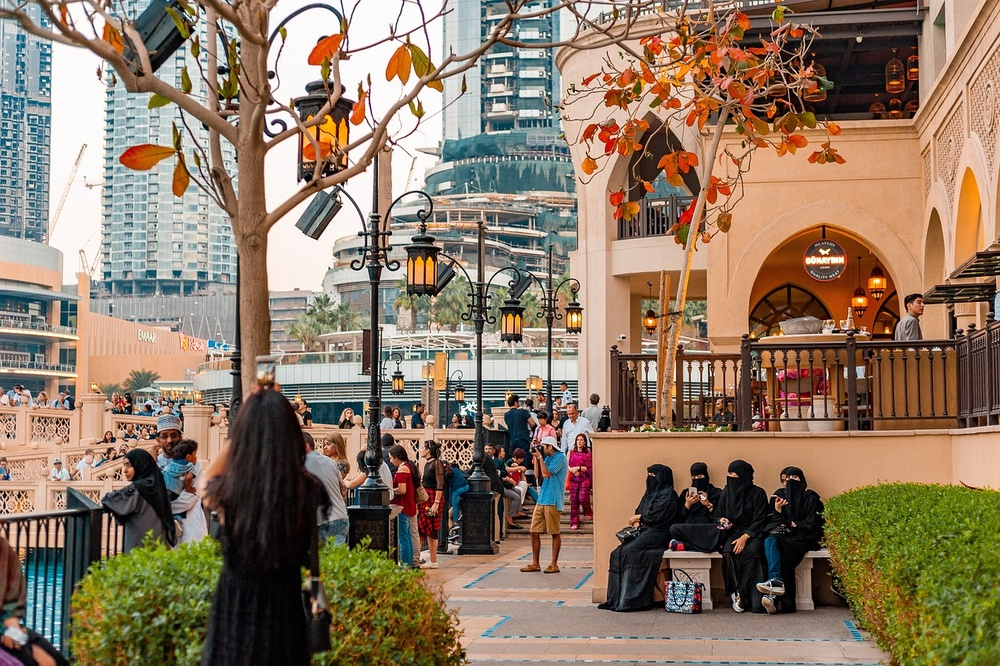
#> input picture photos/pic4.jpg, 1000 x 666 px, shrunk from 1280 x 852 before the run
$ python contour_detection.py
#> lines starting #> are read from the running program, lines starting #| are printed output that depends on the picture; after the words box and inside, x2 and y2 are one past the last pixel; in counts of white or black regions, pixels touching at a corner belong together
import cv2 as cv
import numpy as np
img=cv.imread('photos/pic4.jpg')
#> img is the input picture: shape (666, 1000, 3); mean B, G, R 99.9, 120.6, 140.7

cv.imshow('Cat',img)
# grey image
gray =cv.cvtColor(img,cv.COLOR_BGR2GRAY)
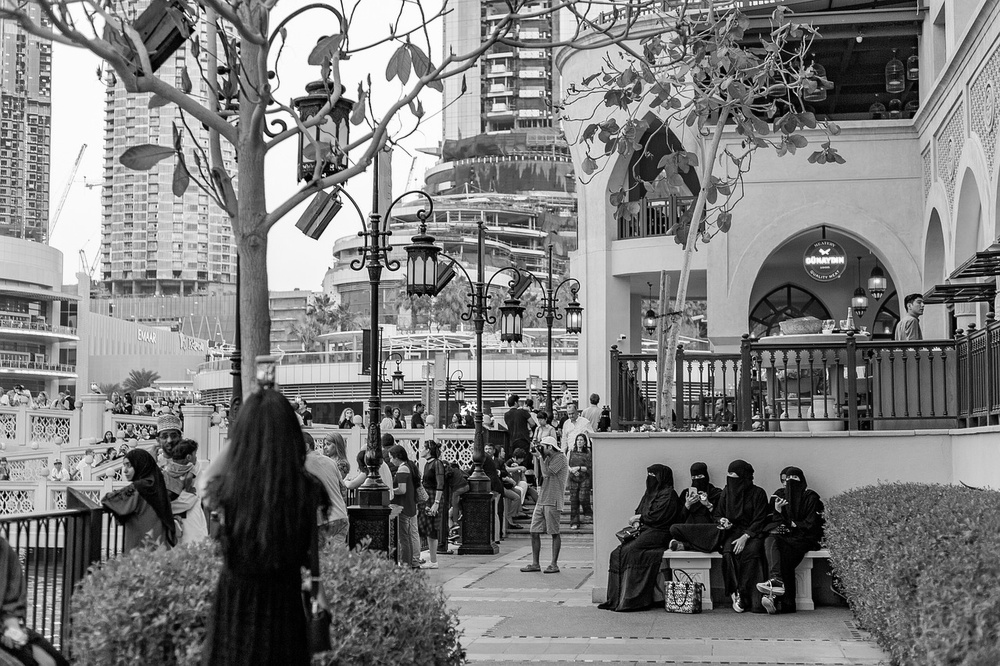
#> gray: shape (666, 1000); min 0, max 255, mean 124.2
# cv.imshow('Grey',gray)


# blur
blur =cv.GaussianBlur(gray,(5,5),cv.BORDER_DEFAULT)
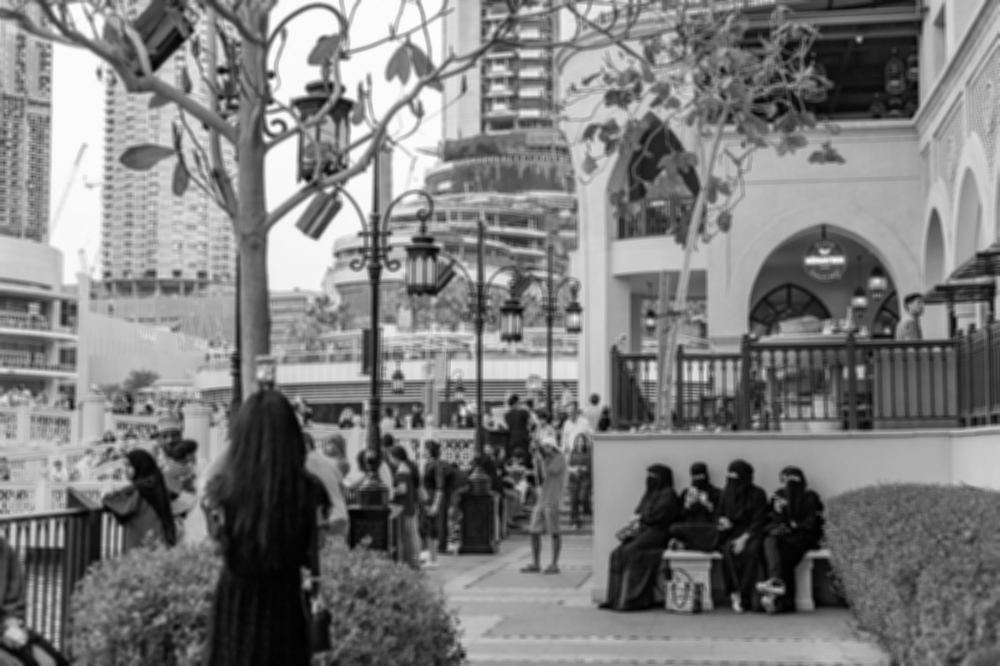
#> blur: shape (666, 1000); min 1, max 252, mean 124.2
# cv.imshow('Blur',blur)

# # create edges
canny =cv.Canny(blur,125,175)
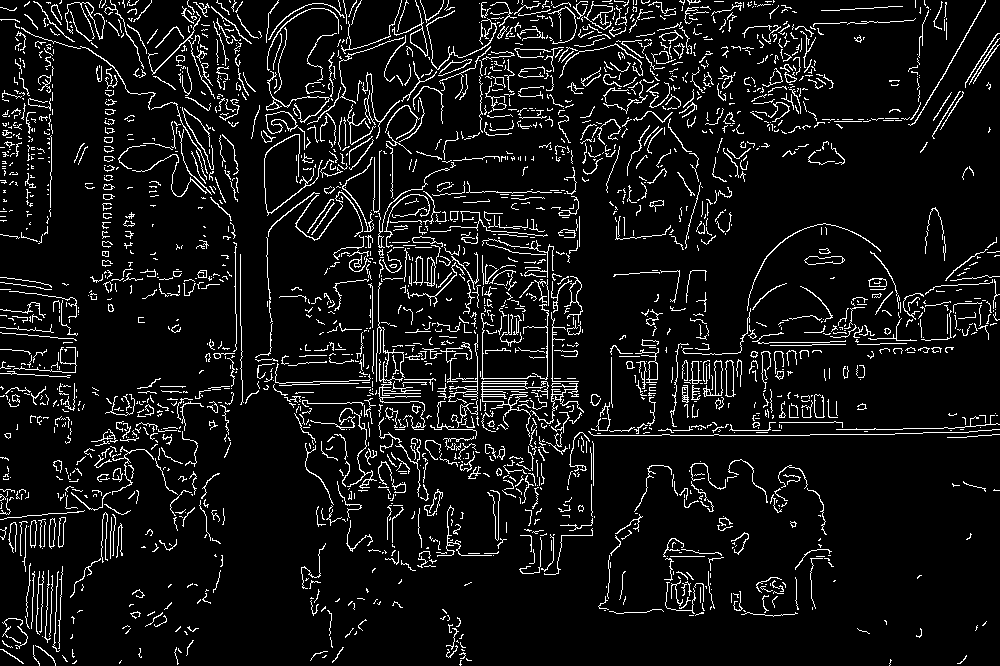
#> canny: shape (666, 1000); 7.9% white in thin lines or dots
# cv.imshow('Canny Edges',canny)

blank =np.zeros(img.shape[:2], dtype='uint8')
cv.imshow('Blank',blank)


ret,thresh = cv.threshold(gray,125,255, cv.THRESH_BINARY)
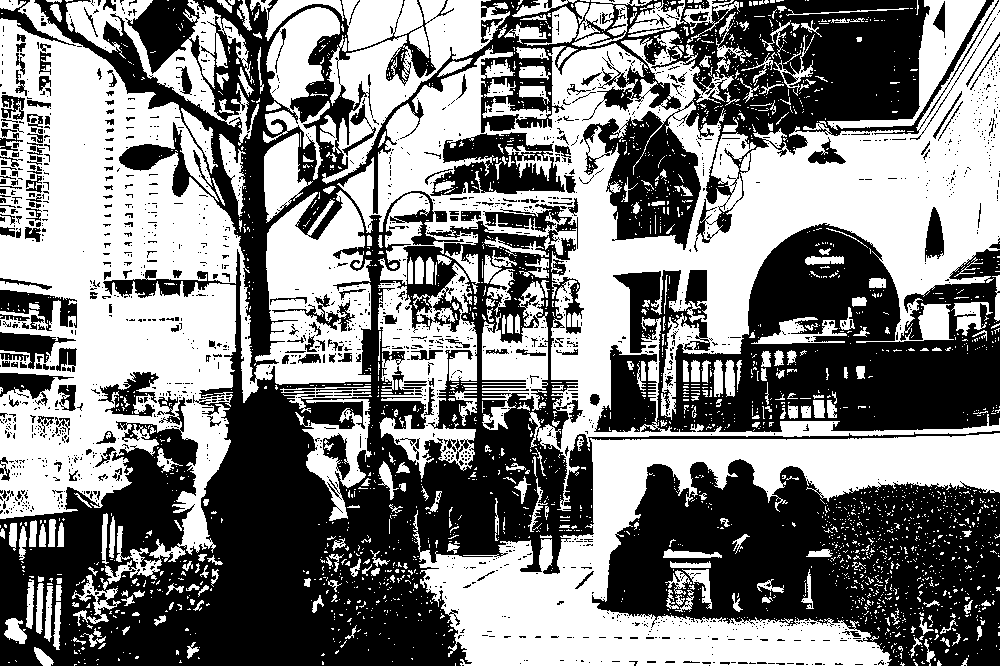
#> thresh: shape (666, 1000); 50.4% white; 1853 black regions (1621 under 20 px)
cv.imshow("Thresh",thresh)


contours , hierarchies = cv.findContours(canny,cv.RETR_LIST,cv.CHAIN_APPROX_SIMPLE)
#> contours = 2414 contours, 2264 with area under 20; largest, box (x1, y1, x2, y2) and area: (265, 111, 298, 134) 400, (266, 111, 297, 134) 368, (481, 381, 546, 437) 298, (392, 0, 428, 57) 276, (703, 360, 723, 397) 262
print(f'{len(contours)} contours(s) found!')
#| 2414 contours(s) found!


cv.drawContours(blank, contours, -1,(0,0,255),1)
cv.imshow('Contours Drawn ',blank)


cv.waitKey(0)

$ run again, with photos/pic2.jpg copied over photos/pic4.jpg
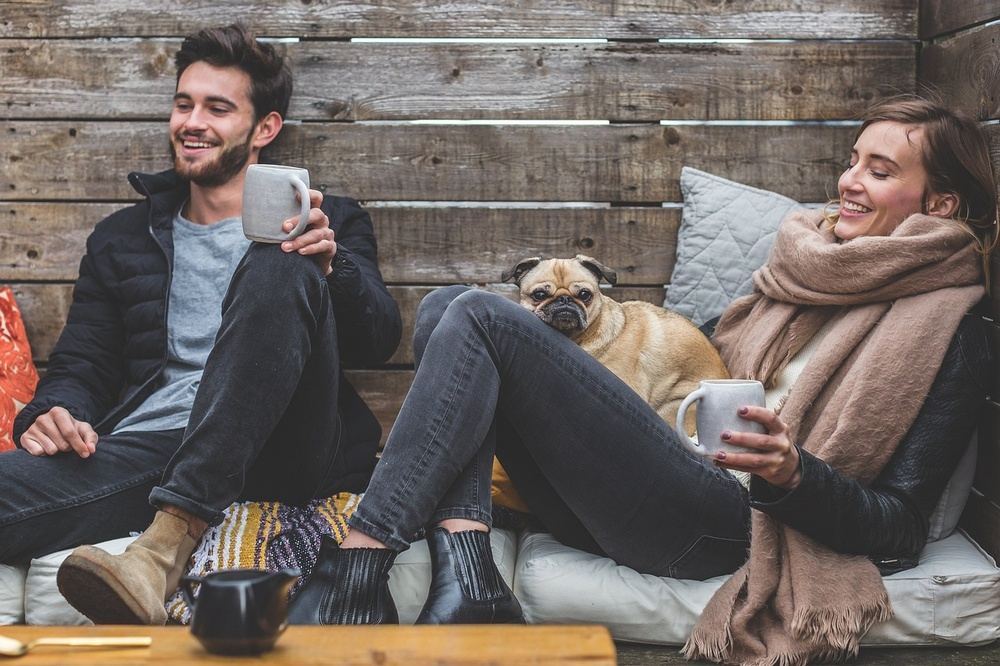
#> input picture photos/pic2.jpg, 1000 x 666 px, shrunk from 1280 x 853 before the run
#> img is the input picture: shape (666, 1000, 3); mean B, G, R 98.6, 102.9, 111.9
#> `canny =cv.Canny(blur,125,175)`:
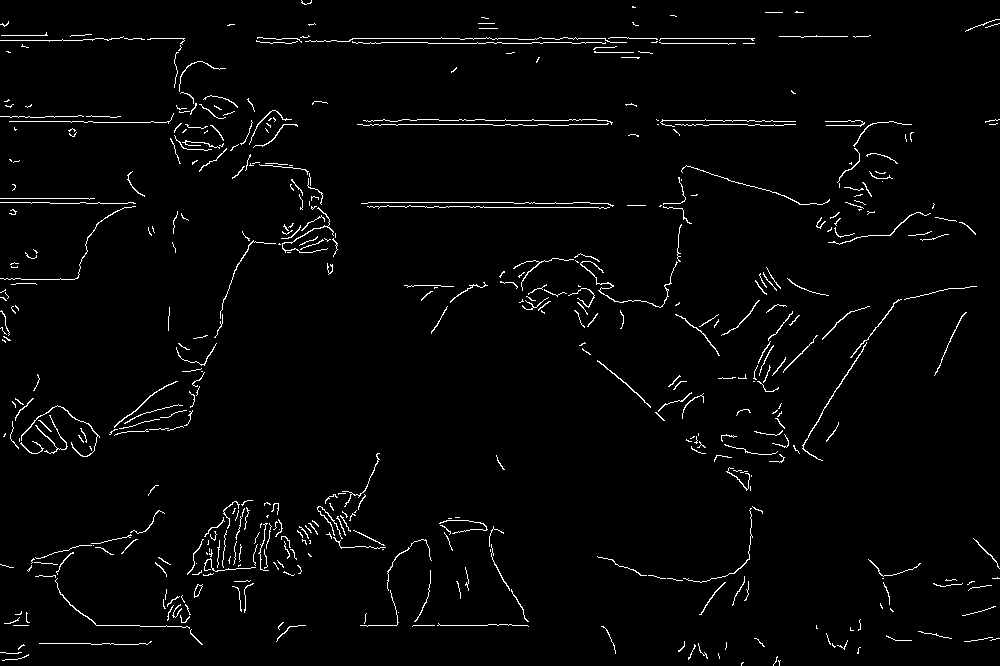
#> canny: shape (666, 1000); 2.3% white in thin lines or dots
#> `ret,thresh = cv.threshold(gray,125,255, cv.THRESH_BINARY)`:
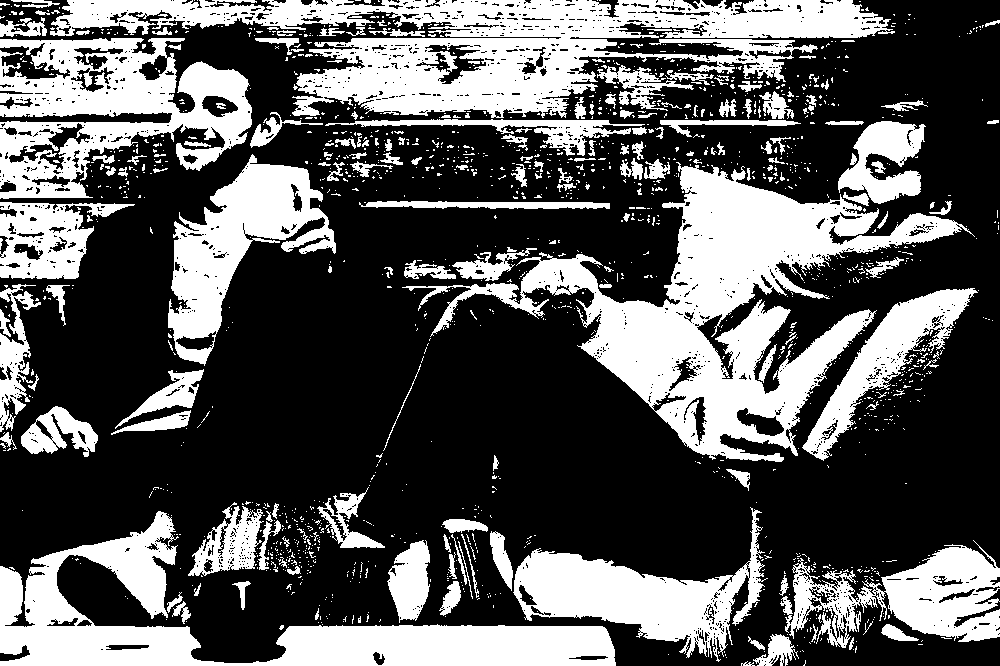
#> thresh: shape (666, 1000); 35.3% white; 1578 white regions (1394 under 20 px)
#> contours = 481 contours, 454 with area under 20; largest, box (x1, y1, x2, y2) and area: (802, 342, 867, 461) 68, (21, 405, 100, 457) 58, (194, 584, 203, 598) 56, (580, 261, 678, 308) 54, (194, 584, 203, 597) 50
#| 481 contours(s) found!

$ run again, with photos/pic3.jpg copied over photos/pic4.jpg
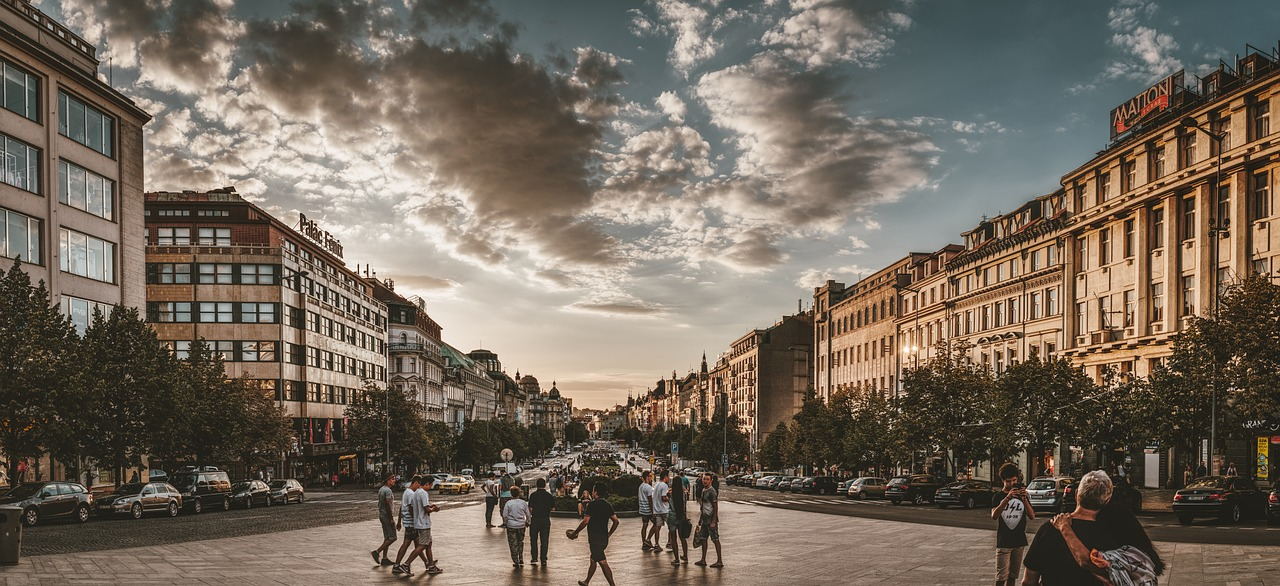
#> input picture photos/pic3.jpg, 1280 x 586 px
#> img is the input picture: shape (586, 1280, 3); mean B, G, R 92, 104.6, 115.7
#> `canny =cv.Canny(blur,125,175)`:
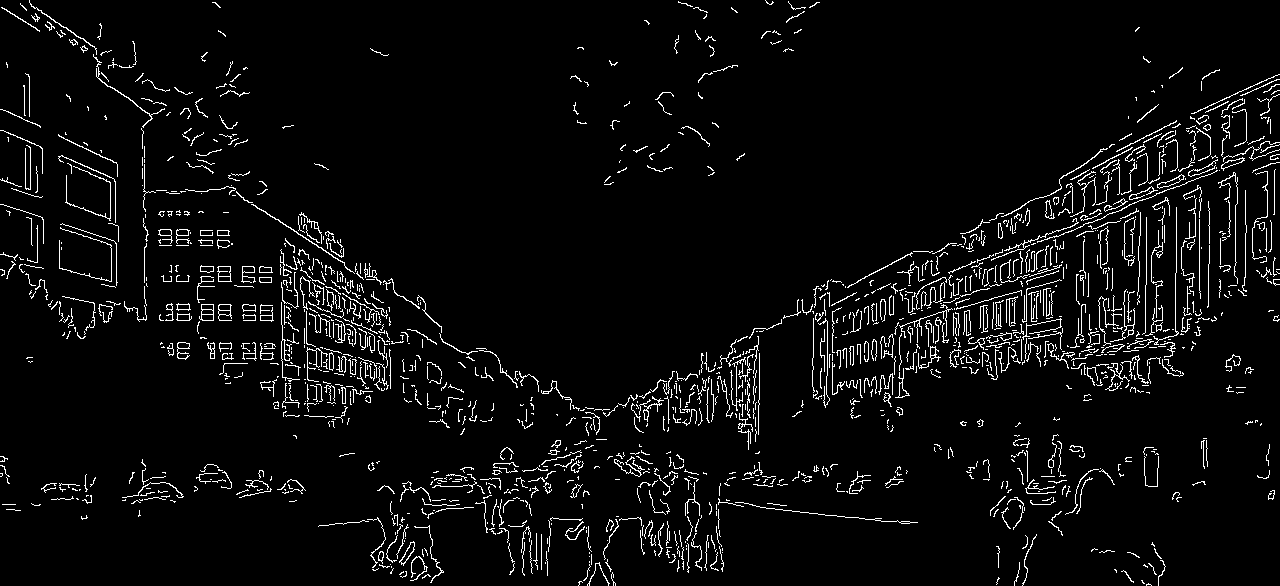
#> canny: shape (586, 1280); 4.6% white in thin lines or dots
#> `ret,thresh = cv.threshold(gray,125,255, cv.THRESH_BINARY)`:
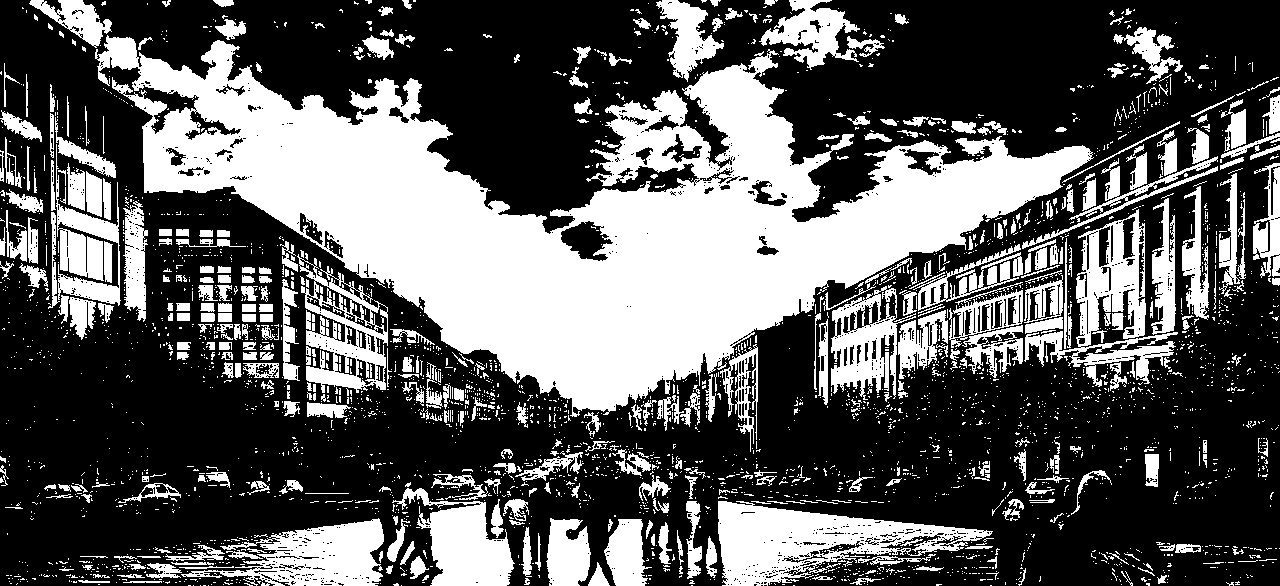
#> thresh: shape (586, 1280); 36.3% white; 3412 white regions (2970 under 20 px)
#> contours = 1593 contours, 1488 with area under 20; largest, box (x1, y1, x2, y2) and area: (199, 304, 214, 321) 191, (217, 266, 232, 282) 180, (218, 304, 232, 321) 124, (1157, 174, 1185, 189) 122, (399, 541, 415, 566) 121
#| 1593 contours(s) found!

$ run again, with photos/people1.jfif saved as photos/pic4.jpg
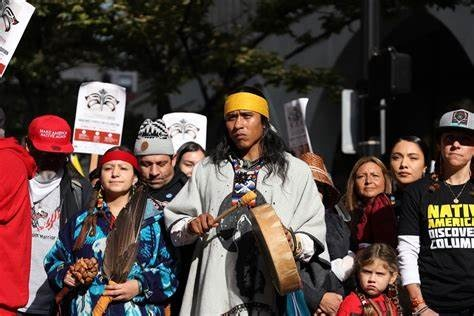
#> input picture photos/people1.jfif, 474 x 316 px
#> img is the input picture: shape (316, 474, 3); mean B, G, R 63.5, 67.5, 83.2
#> `canny =cv.Canny(blur,125,175)`:
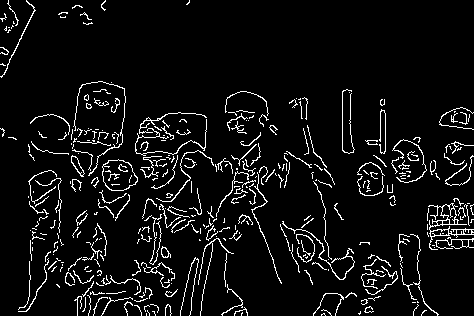
#> canny: shape (316, 474); 6.4% white in thin lines or dots
#> `ret,thresh = cv.threshold(gray,125,255, cv.THRESH_BINARY)`:
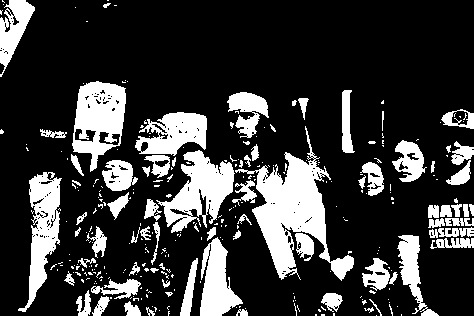
#> thresh: shape (316, 474); 22.3% white; 302 white regions (227 under 20 px)
#> contours = 381 contours, 353 with area under 20; largest, box (x1, y1, x2, y2) and area: (102, 159, 138, 191) 831, (102, 159, 138, 191) 807, (428, 203, 474, 250) 475, (441, 204, 457, 225) 158, (71, 155, 85, 177) 112
#| 381 contours(s) found!
